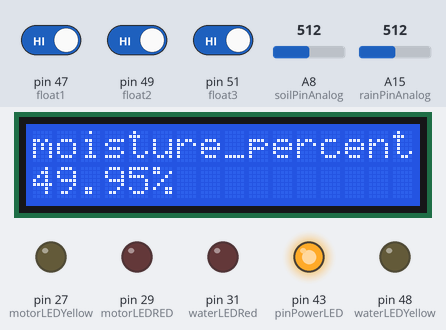
Bench run of a sketch on a simulated Arduino Mega 2560, built with avr-gcc and run on an emulated ATmega2560. Parts: 16×2 character LCD, output pins drawn as LEDs (lit = HIGH). Inputs (shaded band) come from the test bench; at power-on: A15 (rainPinAnalog) = 512, pin 47 (float1) HIGH, pin 51 (float3) HIGH, pin 49 (float2) HIGH, A8 (soilPinAnalog) = 512. The modem accepts every AT command (registered, SIM ready, sends succeed) and sends nothing else; what the sketch prints to the serial monitor is not drawn.

Above: at 2.7 s.
2.8 s: A15 (rainPinAnalog) set to 353
15.1 s: A15 (rainPinAnalog) set to 325
At 23.6 s:
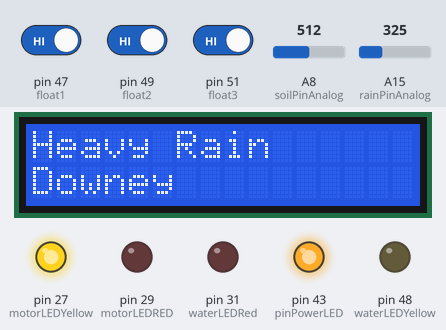
29.1 s: pin 47 (float1) driven LOW
At 35.7 s:
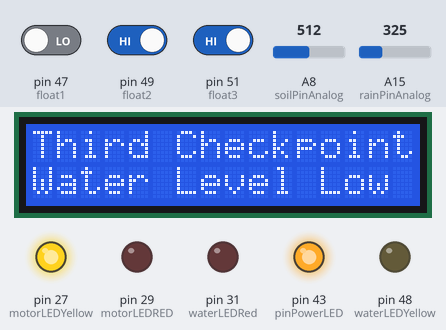
38.3 s: pin 51 (float3) driven LOW
At 49.0 s:
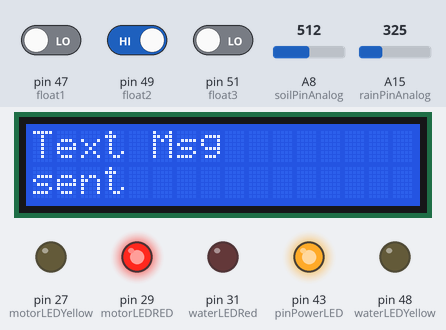
Timing chart, 0 to 50.5 s (numbered marks = the images above; inputs shaded):
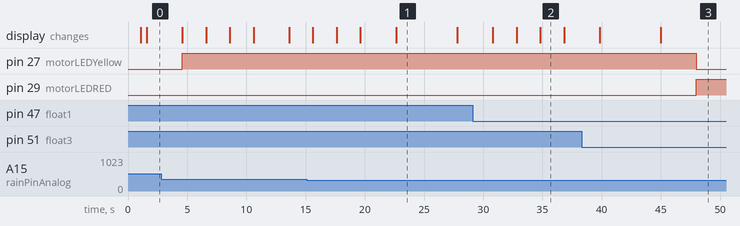

The sketch:

Kissan_Farma_Agri._PVT.LTD.ino
```cpp
#include<LiquidCrystal.h>
#include <SoftwareSerial.h>
//SoftwareSerial msgSerial(52,53);
SoftwareSerial msgSerial(53,52); //tx,rx
SoftwareSerial mton(10,11);
const int sensorMin = 0;
const int sensorMax = 1024;
#include <SPI.h>
int range;
const int soilPinAnalog=A8; // /* Soil moisture sensor O/P pin */// initialize sensor pin
const int rainPinAnalog=A15;
const int soilPinDigital=22;  ///* Soil moisture sensor O/P pin */// initialize sensor pin
String datavalues;

float t, h;

//------------
float moisture_percentage;
  int sensor_analog;

int buzzerPin = 40;

//----------------------------------------mrunal sheti pin declarations
//----------------------------------Display
LiquidCrystal lcd(3,4,5,6,7,8);
//--------------------------Float
int float1=47;
int float2=49;
int float3 =51;
//------------------------------- motor lED
int motorLEDYellow=27;
int motorLEDRED=29;
//----------------------------------------water level led
int waterLEDYellow=48;  //33-48  //made it off
int waterLEDRed=31;
//-------------------------------------power led 1
int pinPowerLED=43;
int butRetValueFromMem=37;
//---------------------------------------------------------------------------------

   String strdd="";
   String strmonth="";
   String stryy="";
   String  dhm ="";
   String strmm="";
   String strss="";
   String strhh="";
//----------------
void setup() {

    Serial.println("\n\n");
   digitalWrite(pinPowerLED,HIGH);
  Serial.begin(9600); /* Define baud rate for serial communication */
  mton.begin(9600);
pinMode(soilPinAnalog, INPUT);
pinMode(soilPinDigital, INPUT);
pinMode(pinPowerLED,OUTPUT);

 pinMode(motorLEDYellow, OUTPUT);
   pinMode(motorLEDRED, OUTPUT);
    pinMode(waterLEDYellow, OUTPUT);
     pinMode(waterLEDRed, OUTPUT);

//funPartyWelcome("KissanFarma Agriculture Pvt Ltd.");
//delay(1000);
//-------------------------------------------------------------------------------------------------------------------------------------
    lcd.begin(16,2);          // initialize LCD of size 16/2 (2 rows, 16 col) //display 7
    lcd.setCursor(1,0);       // set the cursor at position (C1,R0)  //display 8
    lcd.clear();       ////display 9

    //clear the screen
    lcd.print("   Welcome   ");  //displaying the message on LCD
    delay(1000);

     lcd.setCursor(0,0);       // set the cursor at position (C1,R0)  //display 8
    lcd.clear();       ////display 9
     msgSerial.begin(9600);
    //clear the screen
    lcd.print("Kissan Farma");  //displaying the message on LCD
     lcd.setCursor(0,1);       // set the cursor at position (C1,R0)  //display 8
     lcd.print("Agri. Pvt Ltd");  //displaying the message on LCD

    Serial.println("Kissan Farma Agri. Pvt Ltd");
    delay(500);
   //  digitalWrite(waterLEDYellow,HIGH);
}

//-------------------------------------------------------------------------------------------------

void loop()
{

    //funSirren();

    // gsmTest();
     sensor_analog = analogRead(soilPinAnalog);
     moisture_percentage = ( 100 - ( (sensor_analog/1023.00) * 100 ) );
     String moisture_percentage_str=String(moisture_percentage) +"%";
     showOnLCDGeneral("moisture_percentage",moisture_percentage_str);

       //testCountDown(20000/1000);

      range=chkRainLevel();
      Serial.println("Range:");
        Serial.println(range);

    delay(1000);

  if(range==0 )  //0 rainy(heavy(,1 warning(cloudy) ,2 not raining
  {

    //print on lcd

    showOnLCD3(t,"Heavy Rain","Downey");
    SendMessageMotor("Heavy Rain");  //void SendMessage(float temp,String strRainCondion,String Dis)
    showOnLCDGeneral("Text Msg","sent");

    Serial.print("Message Heavy Rain Downey done");
    delay(1000);
  }

readFloats();


}


//-----------------------------gsm code


void showOnLCD(String title,String msg)
{
     lcd.clear();       ////display 9
     lcd.setCursor(0,0);       // set the cursor at position (C1,R0)  //display 8
     //clear the screen
     lcd.print(title);  //displaying the message on LCD
        lcd.setCursor(0,1);

       lcd.print(" Temp:");  //displaying the message on LCD
     lcd.print(msg);  //displaying the message on LCD
     delay(2000);
}
void showOnLCDGeneral(String title,String msg)
{
     lcd.clear();       ////display 9
     lcd.setCursor(0,0);       // set the cursor at position (C1,R0)  //display 8
     //clear the screen
     lcd.print(title);  //displaying the message on LCD
        lcd.setCursor(0,1);

     lcd.print(msg);  //displaying the message on LCD
     delay(2000);
}
void showOnLCD3(float temp,String strRainCondion,String Dis)
{
     lcd.clear();       ////display 9
      lcd.print(strRainCondion);  //displaying the message on LCD
      lcd.print(" ");  //Space
      lcd.setCursor(0,1);
      lcd.print(Dis);  //displaying the message on LCD
     delay(2000);
}
int chkRainLevel()
{

int sensorReading = analogRead(rainPinAnalog);
  int range = map(sensorReading, sensorMin, sensorMax, 0, 3);

   return(range);
  delay(1000);

}

//------------------------


void SendMessage()
{
  msgSerial.println("AT+CMGF=1");    //Sets the GSM Module in Text Mode
  delay(1000);  // Delay of 1000 milli seconds or 1 second
  Serial.println("\n am sending msg ");
  msgSerial.println("AT+CMGS=\"+919921287780\"\r"); // Replace x with mobile number
  Serial.println("\n msg sended sucessfully ");
  delay(1000);
  String Str="Temp 30.30  Rain Condition: Cloudy Disease :Powedery";
  msgSerial.println( Str);// The SMS text you want to send
  delay(100);
  msgSerial.println((char)26);// ASCII code of CTRL+Z
  delay(1000);
}


void funPartyWelcome(String partyName)
{
    lcd.clear();
    lcd.setCursor(0,0);       // set the cursor at position (C1,R0)
    lcd.print("Welcome   To");
    lcd.setCursor(0,1);       // set the cursor at position (C1,R0)
    lcd.print(partyName);
    delay(500); //1 sec
    lcd.clear();
}
    void readFloats()
{
      int f3=digitalRead(float1);
      int f2=digitalRead(float2);
      int f1=digitalRead(float3);


//--------------------------------------------------------------F1
    if(f1==0)
    {

        // motor led will be red
        // void funLED(int ledPin1 ,int status1,int delay1);
           digitalWrite(motorLEDRED,HIGH);
           digitalWrite(motorLEDYellow,LOW);

    //do gsm call
        DialCall();
        showOnLCDGeneral("Doing call on","9921287780");
        showOnLCDGeneral("First Checkpoint","Mtr not in Water");
    }
   else if(f1==1)
   {

     //motor yellow led will be on
       digitalWrite(motorLEDYellow,HIGH);
       digitalWrite(motorLEDRED,LOW);
     //show msg to display -Motor is in water

     showOnLCDGeneral("First Checkpoint","Motor in Water");
   }
//----------------------------------------------------------------------F2
  if(f2==0)
    {

    //do gsm msg

     SendMessageMotor("Mtr not in Water");
     showOnLCDGeneral("2 Chkpt Msg Sent","Mtr Not In Wt");


    }
   else if(f2==1)
   {
    // no any action
     showOnLCDGeneral("Second Checkpoint","Mtr in Water");

   }
 ;

   //----------------------------------------------------- F3
     if(f3==0)
    {
           //showOnLCDGeneral("f3==0 in","above waterLEDRED");

    //motor led will be red
   // void funLED(int ledPin1 ,int status1,int delay1);
    // digitalWrite(waterLEDYellow,LOW);
   //  digitalWrite(waterLEDRed,HIGH);

      //showOnLCDGeneral("test f3==0 in","below waterLEDYellow");

    //dont do gsm call                                                          ???
   showOnLCDGeneral("Third Checkpoint","Water Level Low");
    }
   else if(f3==1)
   {
// showOnLCDGeneral("f3==1 in","above waterLEDYellow");

     //motor yellow led will be on

      //showOnLCDGeneral("f3==1 in below ","waterLED Yellow");
    //  digitalWrite(waterLEDRed,LOW);
      //delay(1000);
    // digitalWrite(waterLEDYellow,HIGH);
// showOnLCDGeneral("test f3==1 in","below water LED RED");

     showOnLCDGeneral("Third Checkpoint","Water level HIGH");
   }

}


//------------ --------------------------------------------------------------


void DialCall()
{
    Serial.println("am doing call from dial call ");
    msgSerial.println("ATD+919921287780;");        // ATDxxxxxxxxxx; -- watch out here for semicolon at the end!!

    delay(20000);
}

void SendMessageMotor(String msg)
{
  msgSerial.println("AT+CMGF=1");    //Sets the GSM Module in Text Mode
  delay(1000);  // Delay of 1000 milli seconds or 1 second
  Serial.println("\n am sending msg ");
  msgSerial.println("AT+CMGS=\"+919921287780\"\r"); // Replace x with mobile number   anant


  Serial.println("\n msg sended sucessfully ");
  delay(1000);
  // msgSerial.println("I am SMS from GSM Module");// The SMS text you want to send
  String str=msg;
  msgSerial.println(str);// The SMS text you want to send
  delay(100);
  msgSerial.println((char)26);// ASCII code of CTRL+Z
  delay(1000);
}
```

Measured:
- the behaviour switches between 342 and 341 on A15 (rainPinAnalog) (found by bisection; images 0 and 1)
- after the input at 15.1 s, the display: first differs from a run without the input after 7.5 s (image 1)
- after the input at 29.1 s, the display: first differs from a run without the input after 5.7 s (image 2)
- after the input at 38.3 s, pin 27 (motorLEDYellow): HIGH → LOW after 9.7 s; pin 29 (motorLEDRED): LOW → HIGH after 9.7 s
- what the display in image 1 shows lasts 5.2 s, from 22.6 s to 27.8 s
- what the display in image 2 shows lasts 2.0 s, from 34.8 s to 36.8 s
